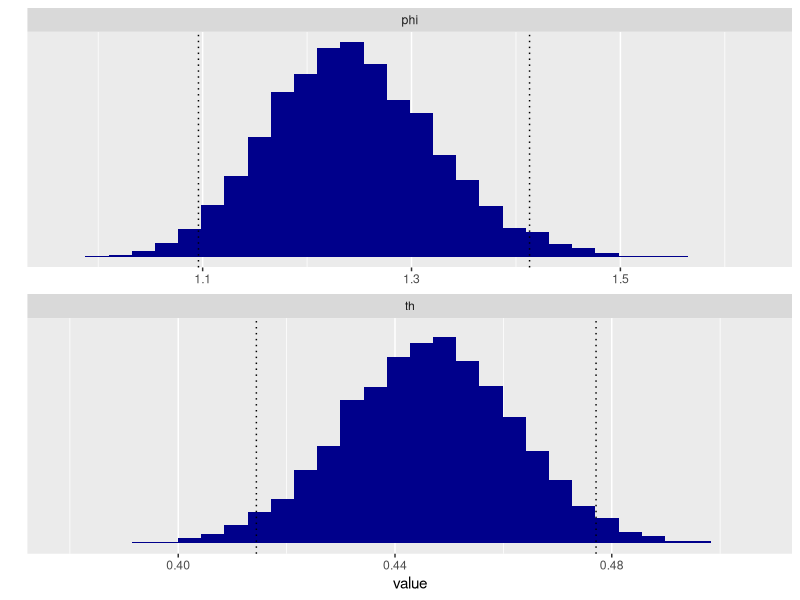

Recreate this plot in R.
# Bayesian data analysis
# Aki Vehtari <Aki.Vehtari@aalto.fi>
# Markus Paasiniemi <Markus.Paasiniemi@aalto.fi>

# Simulate samples from Beta(438,544), draw a histogram with
# quantiles, and do the same for a transformed variable.

# ggplot2 is used for plotting
if(!require(ggplot2)) install.packages("ggplot2")
require(ggplot2)
# tidyr is for manipulating the data frames
if(!require(tidyr)) install.packages("tidyr")
require(tidyr)

# Sample from posterior Beta(438,544)
# Get all samples at once and store them in vector 'th'
a <-438
b <- 544
th <- rbeta(10000,a,b)

x <- seq(0.375,0.525,0.001)

# animation of 200 draws MISSING

# compute 2.5% and 97.5% quantile approximation using samples
thq <- quantile(th,c(0.025,0.975))

# phi = (1-theta)/theta
phi <- (1-th)/th

# 2.5% and 97.5% quantile approximation for phi
phiq <- quantile(phi,c(0.025,0.975))

# merge quantiles into one data frame for plotting
q=gather(data.frame(phi=phiq,th=thq))

# merge the data into one data frame for plotting
dd <- data.frame(phi=phi,th=th)

# Histogram plots with 30 bins for theta and phi
gather(dd) %>%
  ggplot(aes(x=value)) + geom_histogram(bins = 30,fill="darkblue") +
  facet_wrap(~key,ncol=1,scales="free_x")  + ylab("") +
  geom_vline(aes(xintercept = value),data=q,linetype="dotted") +
  scale_y_continuous(breaks=NULL)
